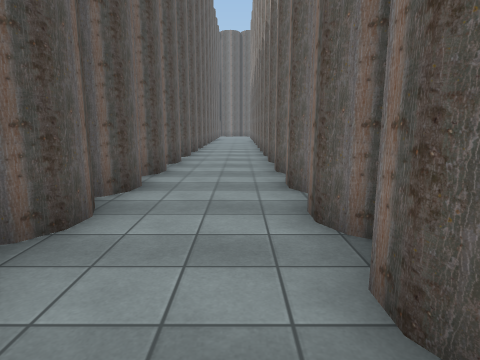
[1] (above)

22 first-person views from a walk through a Unity game level. The camera is 1.5 m above the floor, tilts 10° down and sees 75° across. The floor is counted in squares, 1.34 m on a side. Each view is taken from the middle of a square. On the plan, view 1 faces up. The plan holds only what a view shows up to about 13 squares ahead; the rest is blank. The place goes on beyond the plan. The player character is not drawn. Some animated figures are not drawn. Some surface patterns are stand-ins.

[2]
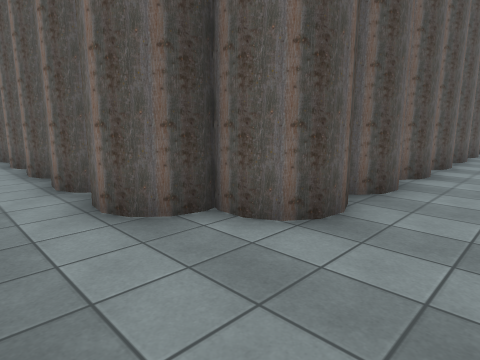

[3]
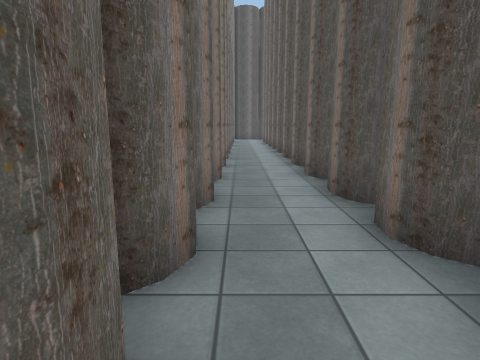

[4]
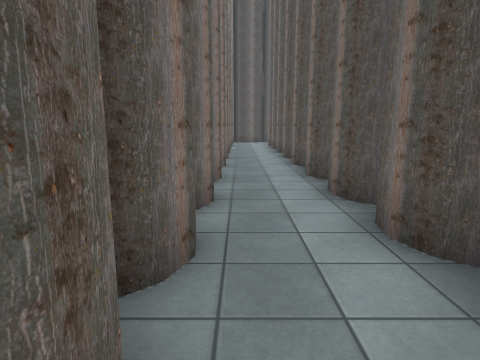

[5]
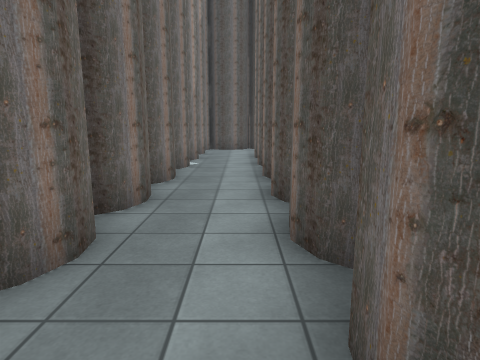

[6]
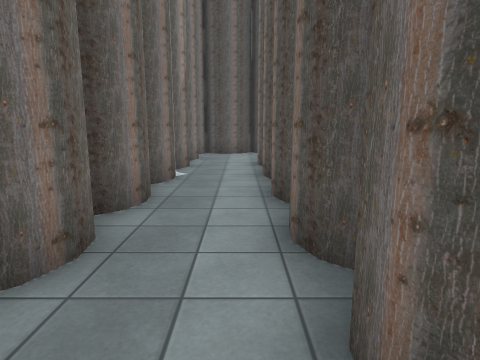

[7]
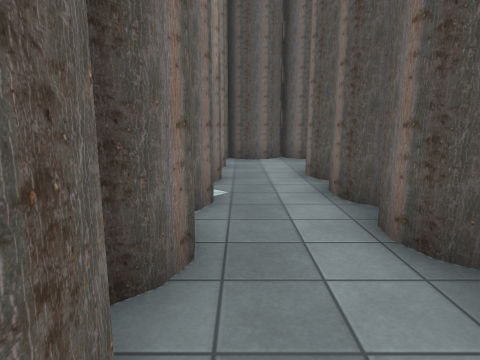

[8]
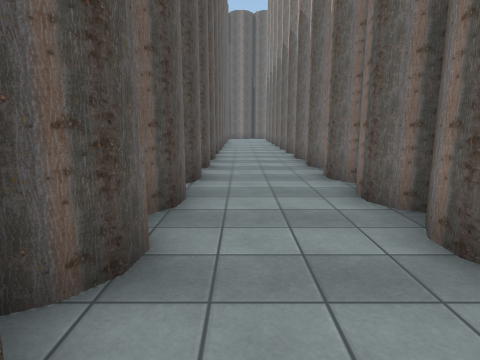

[9]
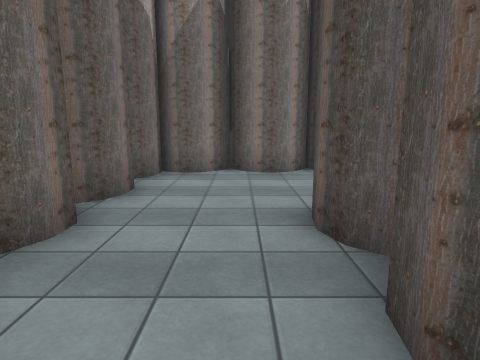

[10]
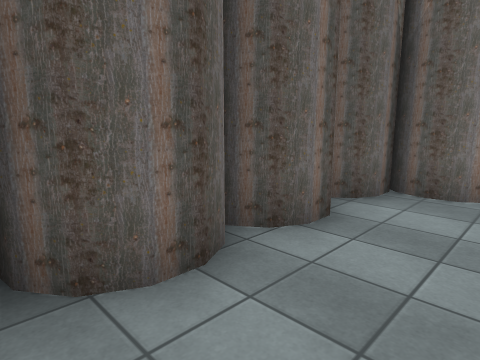

[11]
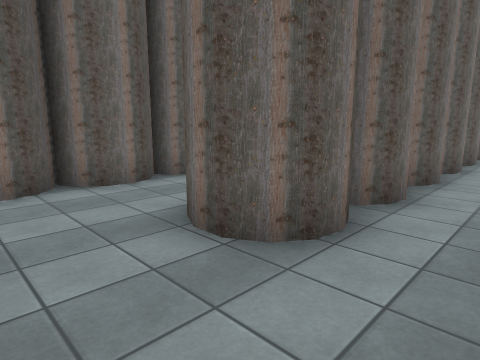

[12]
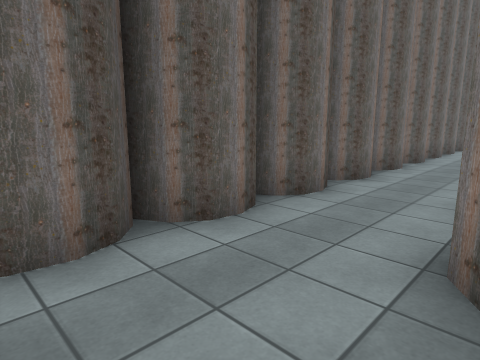

[13]
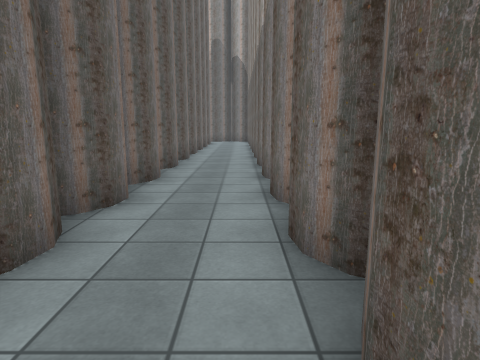

[14]
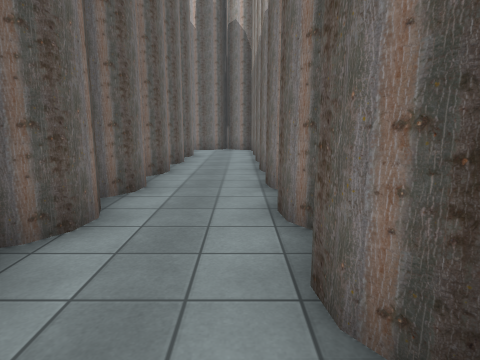

[15]
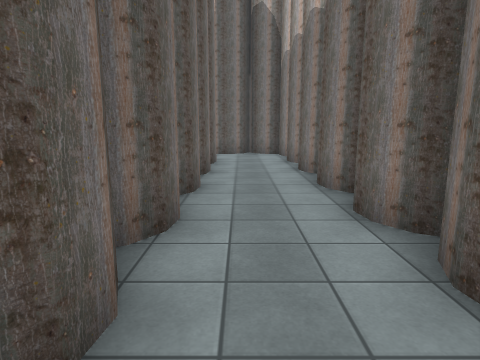

[16]
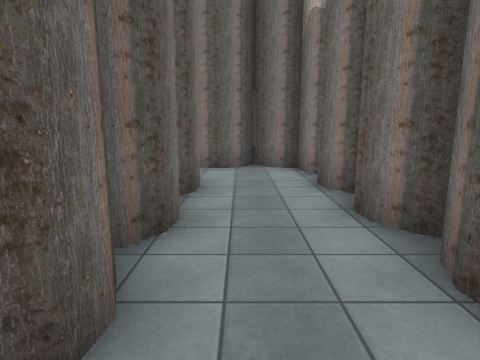

[17]
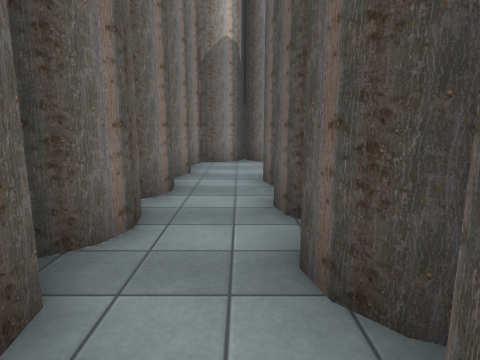

[18]
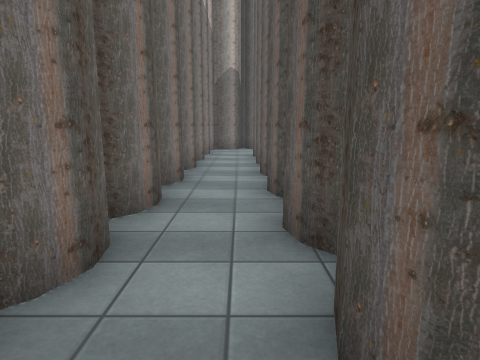

[19]
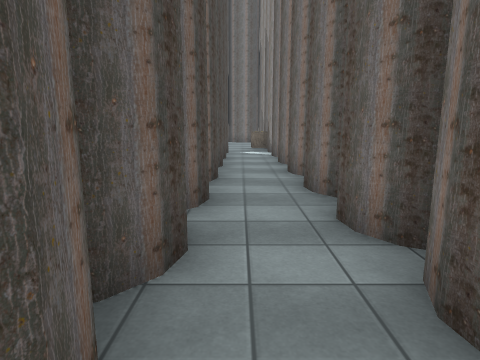

[20]
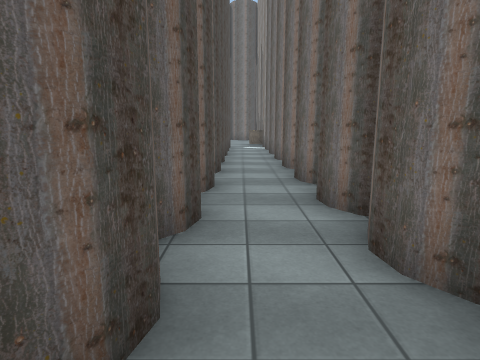

[21]
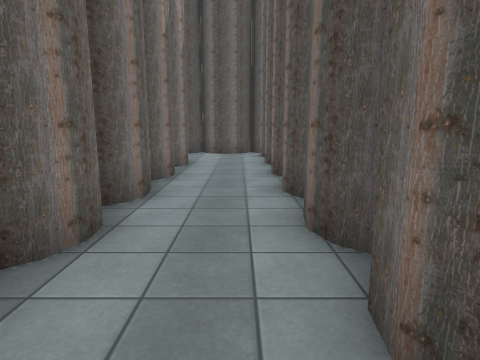

[22]
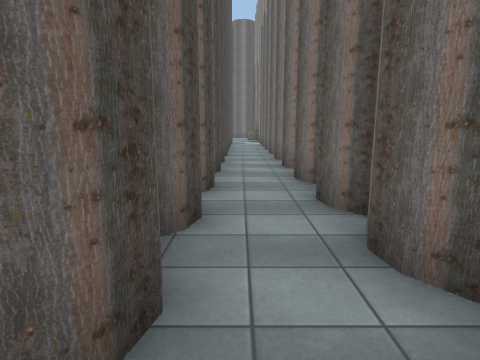

### Floor plan
Key: @ floor where view 1 was taken; # wall or solid block; . floor.
Columns run from 28 left of view 1 to 2 right of it. Each row starts with its distance up from view 1.
 17                       #.###..#
 16                       #..##..#
 15                       #..##..#
 14                       #..##..#
 13                       #..##..#
 12                       #..##..#
 11                       #..##..#
 10                       #..##..#
  9                       #.###..#
  8                       #.###..#
  7                       #..##..#
  6                       #..##..#
  5    ###                #..##..#
  4 #######################..##..#
  3 #........................##..##
  2 #.......................###..##
  1 #..########################..##
  0 #..#######################..@#
 -1 #............................#
 -2 #............................#
 -3 ##############################

Where each view was taken, in squares from view 1:
view 1: 0 up, 0 right, facing up
view 2: 2 down, 0 right, facing up-left
view 3: 2 down, 3 left, facing left
view 4: 2 down, 7 left, facing left
view 5: 1 down, 13 left, facing left
view 6: 1 down, 15 left, facing left
view 7: 2 down, 17 left, facing left
view 8: 5 up, 1 left, facing up
view 9: 5 up, 1 left, facing down
view 10: 3 up, 1 left, facing down-right
view 11: 2 down, 27 left, facing up-right
view 12: 1 up, 27 left, facing up-right
view 13: 2 up, 25 left, facing right
view 14: 2 up, 18 left, facing right
view 15: 3 up, 16 left, facing right
view 16: 3 up, 12 left, facing right
view 17: 11 up, 5 left, facing down
view 18: 16 up, 5 left, facing down
view 19: 10 up, 5 left, facing up
view 20: 7 up, 5 left, facing up
view 21: 3 up, 15 left, facing left
view 22: 3 up, 5 left, facing up
